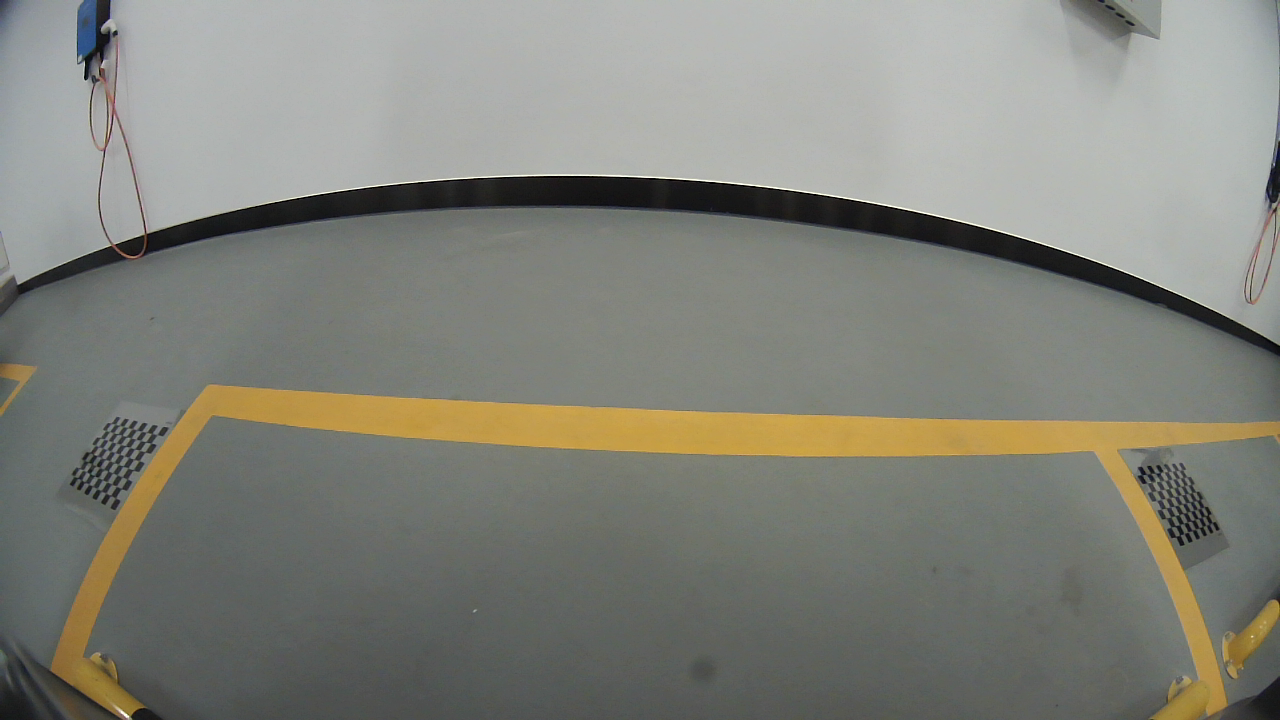
#> input picture data/0407/back.png, 1280 x 720 px, found by its file name
$ python colorhist.py
#> lines starting #> are read from the running program, lines starting #| are printed output that depends on the picture
from itertools import chain
import cv2
import os
import numpy as np
import datetime

class BrightnessBalance:
    def __init__(self):
        pass

    def arrayToHist(self,gray):
        '''
        计算灰度直方图，并归一化
        :param gray_path:
        :return:
        '''
        w,h = gray.shape
        hist = list(chain.from_iterable(cv2.calcHist([gray],[0],None,[256],[0,256])))
        hist = np.array(hist)/(w*h)
        return hist

    def histMatch(self, gray1, gray2):
        '''
        gray2向gray1校准
        :param image_path1:
        :param image_path2:
        :return:
        '''
        if not os.path.exists(image1_path) or not os.path.exists(image2_path):
            print('image1_path or image2_path is not exist!')
            return
        gray2Array = np.array(gray2)
        hist1 = self.arrayToHist(gray1)
        hist2 = self.arrayToHist(gray2Array)
        tmp1 = 0.0
        tmp2 = 0.0
        h_acc1 = hist1.copy()
        h_acc2 = hist2.copy()
        for i in range(256):
            tmp1 += hist1[i]
            tmp2 += hist2[i]
            h_acc1[i] = tmp1
            h_acc2[i] = tmp2
        M = np.zeros(256)
        for i in range(256):
            idx = 0
            minv = 1
            for j in range(0,len(h_acc1)):
                if (np.fabs(h_acc1[j] - h_acc2[i]) < minv):
                    minv = np.fabs(h_acc1[j] - h_acc2[i])
                    idx = int(j)
            M[i] = idx
        result = M[gray2Array]
        return result

    def colors_histMatch(self,image_path1,image_path2):
        if not os.path.exists(image1_path) or not os.path.exists(image2_path):
            print('image1_path or image2_path is not exist!')
            return
        img1 = cv2.imread(image1_path)
        img2 = cv2.imread(image2_path)
        result1_chaneel_b = self.histMatch(img1[:, :, 0], img2[:, :, 0])
        result1_chaneel_g = self.histMatch(img1[:, :, 1], img2[:, :, 1])
        result1_chaneel_r = self.histMatch(img1[:, :, 2], img2[:, :, 2])
        result = cv2.merge([result1_chaneel_b,result1_chaneel_g,result1_chaneel_r])
        return result

if __name__ == '__main__':
    image1_path = '/space/code/multiview/v2/data/0407/back.png'
    image2_path = '/space/code/multiview/v2/data/0407/front.png'
    starttime = datetime.datetime.now()
    BB = BrightnessBalance()
    img1 = cv2.imread(image1_path,0)
#> img1: shape (720, 1280); min 0, max 254, mean 129.3
    img2 = cv2.imread(image2_path,0)
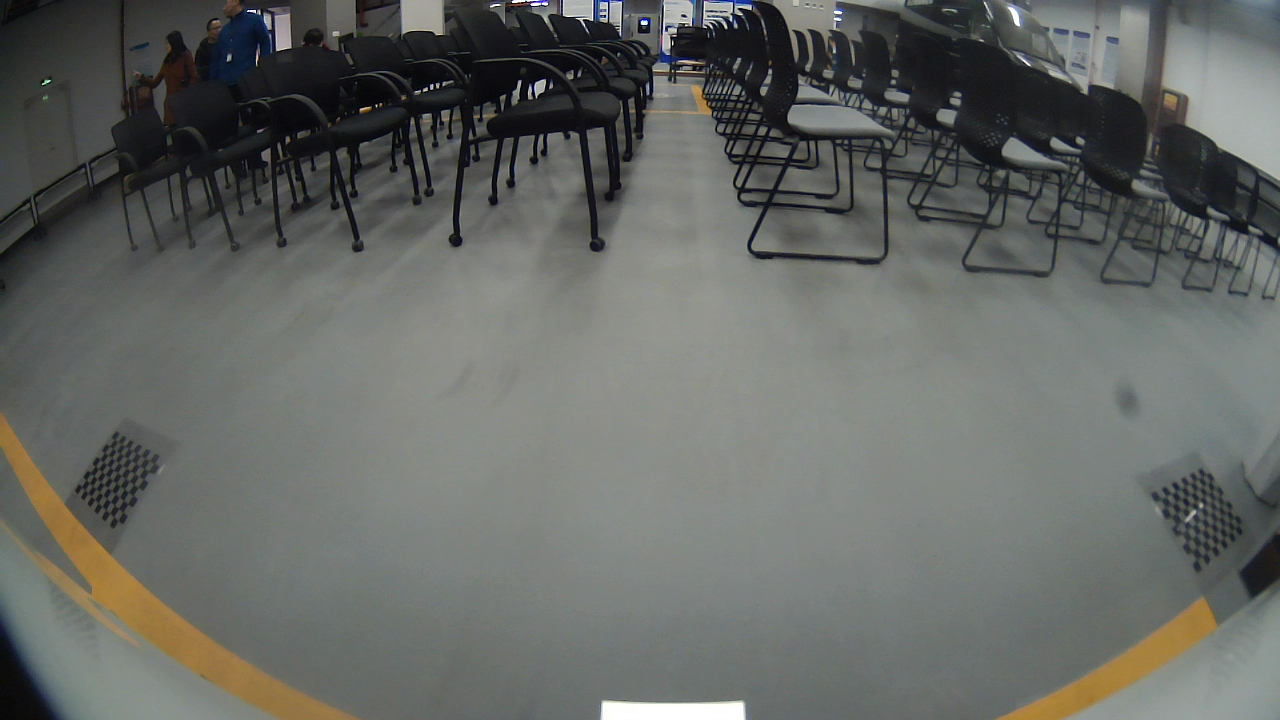
#> input picture data/0407/front.png, 1280 x 720 px, found by its file name
#> img2: shape (720, 1280); min 0, max 255, mean 102.1
    histMatch = BB.colors_histMatch(img1,img2)
#> in colors_histMatch, img1 is the input picture: shape (720, 1280, 3); mean B, G, R 122.7, 131, 130.2
#> in colors_histMatch, img2 is the input picture: shape (720, 1280, 3); mean B, G, R 100.3, 103.8, 101.1
#> in arrayToHist, `hist = list(chain.from_iterable(cv2.calcHist([gray],[0],None,[256],[0,..`: hist = 256 values, max 25689 at index 180, min 0 at index 248, mean 3600
#> in arrayToHist, `hist = np.array(hist)/(w*h)`: hist = 256 values, max 0.0279 at index 180, min 0 at index 248, mean 0.00391
#> in histMatch, `hist1 = self.arrayToHist(gray1)`: hist1 has the same summary as hist in arrayToHist
#> in histMatch, `hist2 = self.arrayToHist(gray2Array)`: hist2 = 256 values, max 0.0288 at index 134, min 7.6e-06 at index 235, mean 0.00391
#> in histMatch, `h_acc1 = hist1.copy()`: h_acc1 has the same summary as hist in arrayToHist
#> in histMatch, `h_acc2 = hist2.copy()`: h_acc2 has the same summary as hist2
#> the loop in histMatch, `for i in range(256):` made 256 passes
#> (tmp1, tmp2) on passes 1 to 3: (0.00109, 0.000425), (0.0011, 0.00047), (0.00116, 0.000559)
#> after the loop in histMatch, `for i in range(256):`: h_acc1 = 256 values from 0.00109 to 1; h_acc2 = 256 values from 0.000425 to 1; tmp1 = 1
#> after the loop in histMatch, `for i in range(256):`: M = 256 values from 0 to 249
#> the loop in histMatch (call 2), `for i in range(256):` made 256 passes
#> (tmp1, tmp2) on passes 1 to 3: (0.000798, 0.00046), (0.000935, 0.000567), (0.00104, 0.000725)
#> in histMatch (call 3), `gray2Array = np.array(gray2)`:
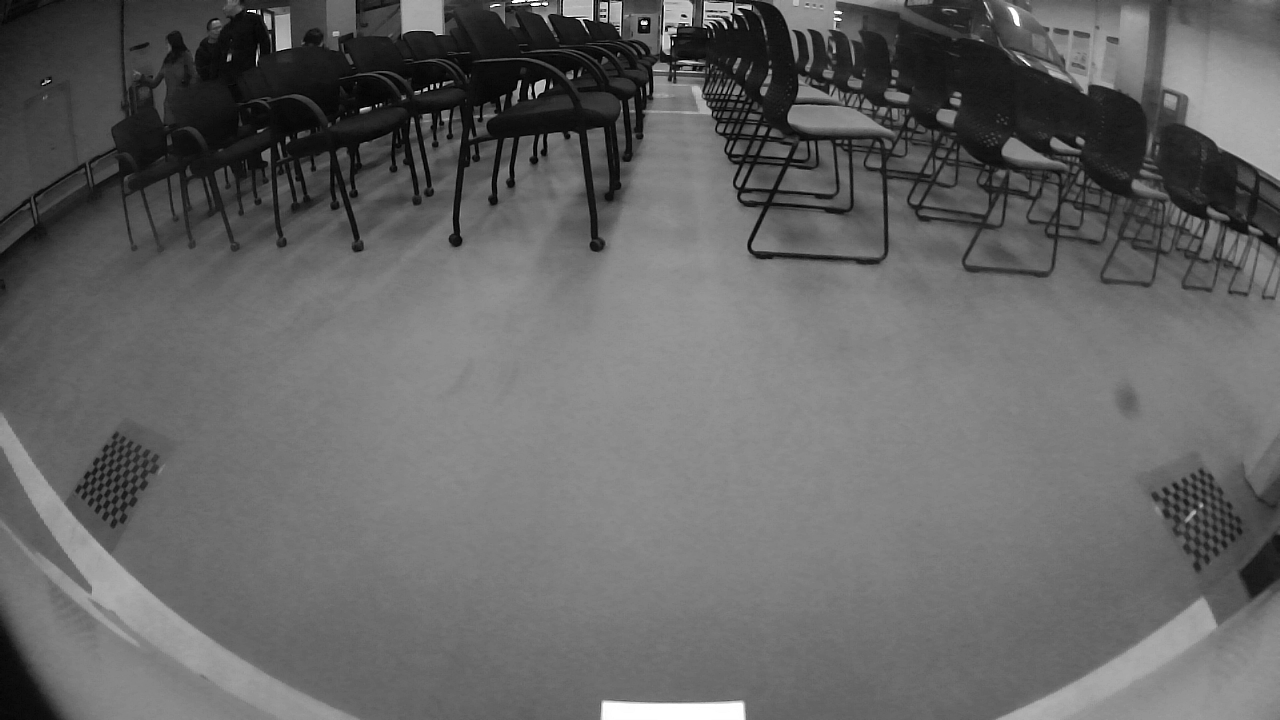
#> gray2Array: shape (720, 1280); min 0, max 255, mean 101.1
#> in histMatch (call 3), `hist1 = self.arrayToHist(gray1)`: hist1 = 256 values, max 0.0262 at index 179, min 5.43e-06 at index 238, mean 0.00391
#> in histMatch (call 3), `hist1 = self.arrayToHist(gray1)`:
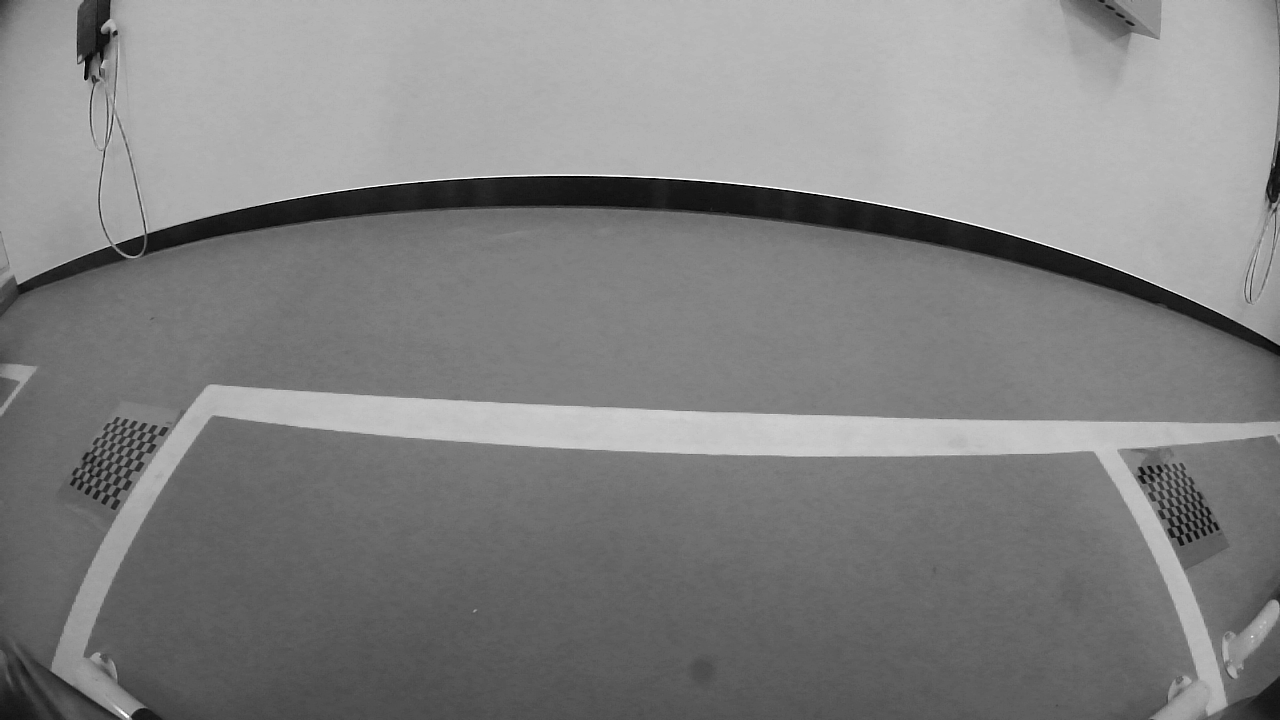
#> gray1: shape (720, 1280); min 0, max 255, mean 130.2
#> in histMatch (call 3), `hist2 = self.arrayToHist(gray2Array)`: hist2 = 256 values, max 0.0227 at index 126, min 3.26e-06 at index 235, mean 0.00391
#> in histMatch (call 3), `h_acc1 = hist1.copy()`: h_acc1 has the same summary as hist1
#> in histMatch (call 3), `h_acc2 = hist2.copy()`: h_acc2 has the same summary as hist2
#> the loop in histMatch (call 3), `for i in range(256):` made 256 passes
#> (tmp1, tmp2) on passes 1 to 3: (0.000175, 0.000715), (0.000183, 0.000818), (0.000392, 0.00102)
#> after the loop in histMatch (call 3), `for i in range(256):`: h_acc1 = 256 values from 0.000175 to 1; h_acc2 = 256 values from 0.000715 to 1; tmp1 = 1
#> after the loop in histMatch (call 3), `for i in range(256):`: M = 256 values from 3 to 255
#> in colors_histMatch, `result = cv2.merge([result1_chaneel_b,result1_chaneel_g,result1_chanee..`:
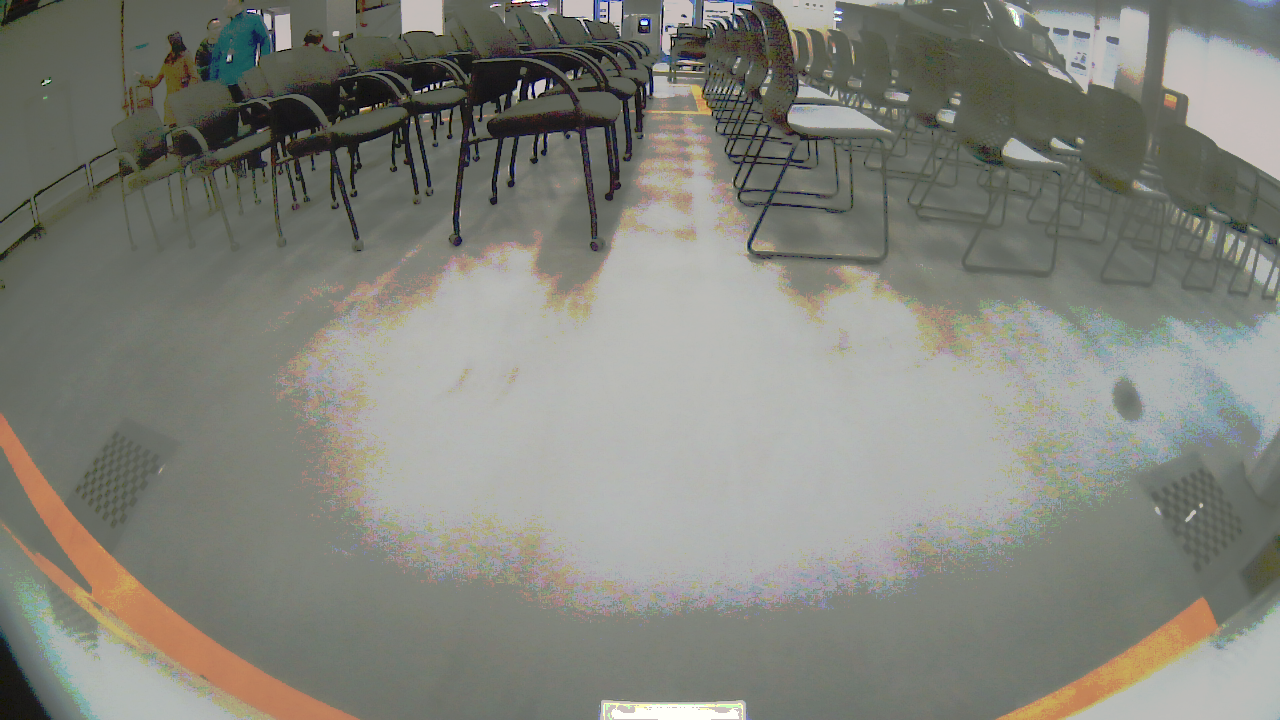
#> result: shape (720, 1280, 3) float64; mean B, G, R 123.3, 131.4, 130.5
    endtime = datetime.datetime.now()
    print(endtime - starttime)
    save_path = image2_path.replace('history.jpg', 'result1.jpg')
    cv2.imwrite('/space/code/multiview/v2/data/0407/fff.png', histMatch)
